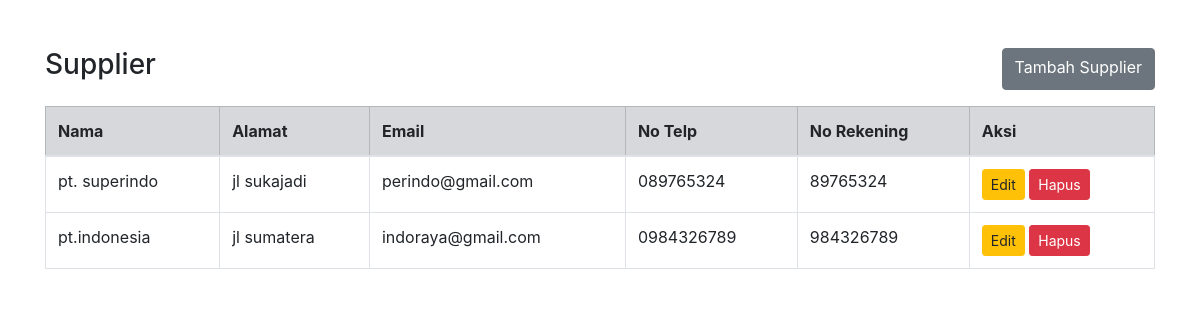
Screenshot of /page/supplier/index.php with the database file from the repository.
### tables this page shows
CREATE TABLE `supplier` (
  `id_supplier` int(11) NOT NULL,
  `nama_supplier` varchar(50) NOT NULL,
  `alamat` varchar(50) NOT NULL,
  `email` varchar(50) NOT NULL,
  `no_telp` varchar(20) NOT NULL,
  `no_rekening` int(11) NOT NULL
);

### database/class/supplier.php (called while the page is built, shortened)
<?php
class Supplier
{
    private $db;
    private static $instance = null;
    public function __construct($db_conn)
    {
        $this->db = $db_conn;
    }
    public static function getInstance($pdo)
    {
        if (self::$instance == null) {
            self::$instance = new Supplier($pdo);
        }
        return self::$instance;
    }
    public function getAll()
    {
        try {
            $stmt = $this->db->prepare("SELECT * FROM supplier");
            $stmt->execute();
            $data = $stmt->fetchAll(PDO::FETCH_ASSOC);
            return $data;
        } catch (PDOException $e) {
            echo $e->getMessage();
            return false;
        }
    }
}
?>

### page/supplier/index.php (the view, shortened to what this page needs)
<!DOCTYPE html>
<html lang="en">
<head>
    <link href="https://maxcdn.bootstrapcdn.com/bootstrap/4.5.2/css/bootstrap.min.css" rel="stylesheet">
</head>
<body>
    <div class="container mt-5">
       <div class="d-flex justify-content-between mb-3">
            <h3>Supplier</h3>
            <a href="index.php?page=supplier&act=tambah" class="btn btn-secondary ">Tambah Supplier</a>
        </div>
        <div class="table-responsive">
            <table class="table table-bordered ">
                <thead class="table-secondary">
                    <tr>
                        <th>Nama</th>
                        <th>Alamat</th>
                        <th>Email</th>
                        <th>No Telp</th>
                        <th>No Rekening</th>
                        <th>Aksi</th>
                    </tr>
                </thead>
                <tbody>
                    <?php
                    $pdo = koneksi::connect();
                    $supplier = supplier::getInstance($pdo);
                    $dataSupplier = $supplier->getAll();
                    foreach ($dataSupplier as $row) {
                    ?>
                        <tr>
                            <td><?php echo ($row['nama_supplier']); ?></td>
                            <td><?php echo ($row['alamat']); ?></td>
                            <td><?php echo ($row['email']); ?></td>
                            <td><?php echo ($row['no_telp']); ?></td>
                            <td><?php echo ($row['no_rekening']); ?></td>
                            <td>
                                <a href="index.php?page=supplier&act=edit&id_supplier=<?php echo $row['id_supplier'] ?>" class="btn btn-warning btn-sm">
                                   <i class="fas fa-edit"></i> Edit
                                </a>
                                <a href="index.php?page=supplier&act=hapus&id_supplier=<?php echo $row['id_supplier'] ?>" class="btn btn-danger btn-sm" onclick="return confirm('Apakah anda ingin menghapus data ini?')">
                                    <i class="fas fa-trash"></i> Hapus
                                </a>
                            </td>
                        </tr>
                    <?php
                    }
                    ?>
                </tbody>
            </table>
        </div>
    </div>
</body>
</html>

### rows the page displays
supplier: nama_supplier "pt. superindo", alamat "jl sukajadi", email "perindo@gmail.com", no_telp "089765324", no_rekening "89765324"
supplier: nama_supplier "pt.indonesia", alamat "jl sumatera", email "indoraya@gmail.com", no_telp "0984326789", no_rekening "984326789"
